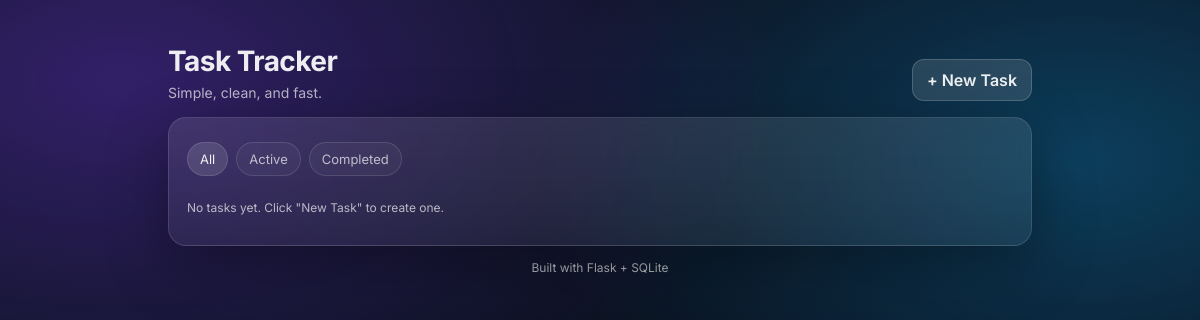
Before: / with the older database file.
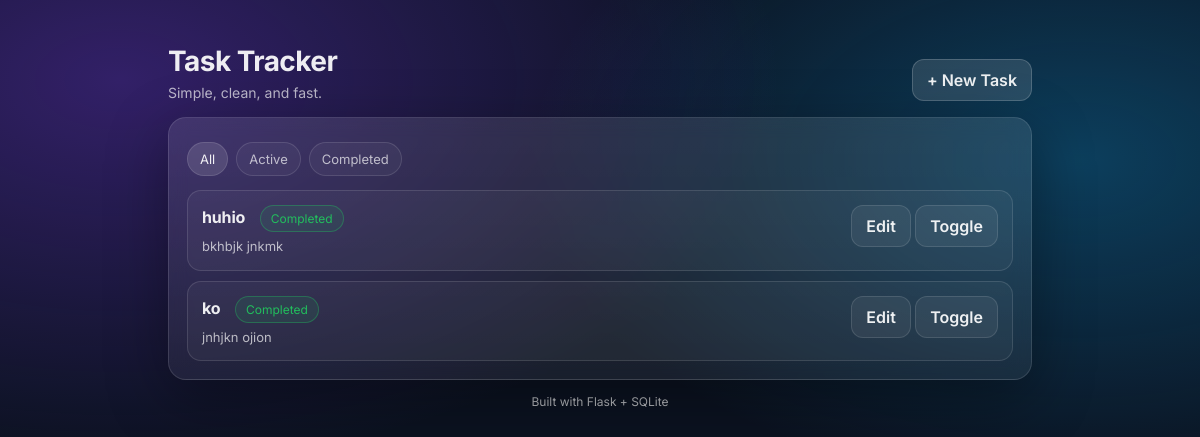
After: the same page with the newer database file.
### tables this page shows
CREATE TABLE tasks (
    id INTEGER PRIMARY KEY AUTOINCREMENT,
    title TEXT NOT NULL,
    notes TEXT,
    created_at TEXT NOT NULL,
    completed_at TEXT
);

### app.py (the view)
@app.route("/")
def index():
    status = request.args.get("status", "all")
    db = get_db()
    if status == "active":
        tasks = db.execute(
            "SELECT * FROM tasks WHERE completed_at IS NULL ORDER BY created_at DESC"
        ).fetchall()
    elif status == "completed":
        tasks = db.execute(
            "SELECT * FROM tasks WHERE completed_at IS NOT NULL ORDER BY created_at DESC"
        ).fetchall()
    else:
        tasks = db.execute(
            "SELECT * FROM tasks ORDER BY created_at DESC"
        ).fetchall()
    db.close()
    return render_template("index.html", tasks=tasks, status=status)

### db.py (called while the page is built)
def get_db():
    conn = sqlite3.connect(DATABASE)
    conn.row_factory = sqlite3.Row
    return conn

### templates/index.html
{% extends "base.html" %}
{% block content %}
<div class="filters">
    <a class="pill {% if status=='all' %}active{% endif %}" href="/?status=all">
        All
    </a>
    <a class="pill {% if status=='active' %}active{% endif %}" href="/?status=active">
        Active
    </a>
    <a class="pill {% if status=='completed' %}active{% endif %}" href="/?status=completed">
        Completed
    </a>
</div>
<ul class="list">
{% for task in tasks %}
    <li class="item">
        <div>
            <div>
                <span class="task-title">{{ task.title }}</span>
                {% if task.completed_at %}
                    <span class="badge done">Completed</span>
                {% else %}
                    <span class="badge">Active</span>
                {% endif %}
            </div>
            {% if task.notes %}
                <div class="task-notes">{{ task.notes }}</div>
            {% endif %}
        </div>
        <div class="actions">
            <a class="btn" href="/edit/{{ task.id }}">Edit</a>
            <a class="btn" href="/toggle/{{ task.id }}">Toggle</a>
        </div>
    </li>
{% endfor %}
</ul>
{% if tasks|length == 0 %}
    <p class="helper">No tasks yet. Click "New Task" to create one.</p>
{% endif %}
{% endblock %}

### templates/base.html (shortened to what this page needs)
<!DOCTYPE html>
<html lang="en">
<head>
    <link rel="stylesheet" href="{{ url_for('static', filename='style.css') }}">
</head>
<body>
<div class="page">
    <header class="topbar">
        <div>
            <h1 class="title">Task Tracker</h1>
            <p class="subtitle">Simple, clean, and fast.</p>
        </div>
        <a class="btn primary" href="/new">+ New Task</a>
    </header>
    <main class="panel">
        {% block content %}{% endblock %}
    </main>
    <footer class="footer">
        Built with Flask + SQLite
    </footer>
</div>
</body>
</html>

### static/style.css (style rules this page uses)
:root { --bg: #0b1220; --card: rgba(255,255,255,0.06); --card2: rgba(255,255,255,0.10); --text: rgba(255,255,255,0.92); --muted: rgba(255,255,255,0.68); --border: rgba(255,255,255,0.12); --shadow: 0 18px 60px rgba(0,0,0,0.35); }
* { box-sizing:border-box; }
html,body { height:100%; }
body { margin:0; font-family: Inter, system-ui, -apple-system, Segoe UI, Arial, sans-serif; color: var(--text); background: radial-gradient(1200px 700px at 10% 10%, rgba(124,58,237,0.35), transparent 55%), radial-gradient(1000px 600px at 90% 20%, rgba(14,165,233,0.30), transparent 55%), radial-gradient(900px 600px at 60% 95%, rgba(34,197,94,0.20), transparent 55%), var(--bg); }
a, a:visited { color: inherit; text-decoration: none; }
.page { max-width: 900px; margin: 44px auto; padding: 0 18px; }
.topbar { display:flex; align-items:flex-end; justify-content:space-between; gap:14px; margin-bottom: 16px; }
.title { margin:0; font-size: 28px; letter-spacing:-0.02em; }
.subtitle { margin:6px 0 0 0; color: var(--muted); font-size: 14px; }
.panel { background: linear-gradient(180deg, var(--card2), var(--card)); border: 1px solid var(--border); border-radius: 18px; padding: 18px; box-shadow: var(--shadow); backdrop-filter: blur(10px); }
.footer { margin-top: 14px; color: var(--muted); font-size: 12px; text-align:center; }
.btn { display:inline-flex; align-items:center; justify-content:center; gap:8px; padding: 10px 14px; border-radius: 12px; border: 1px solid var(--border); font-weight: 600; background: rgba(255,255,255,0.06); transition: all .15s ease; }
.btn.primary { border-color: rgba(255,255,255,0.18); background: rgba(255,255,255,0.12); }
.filters { display:flex; gap:8px; flex-wrap:wrap; margin: 6px 0 14px 0; }
.pill { padding: 8px 12px; border-radius: 999px; border: 1px solid var(--border); font-size: 13px; color: var(--muted); background: rgba(255,255,255,0.04); transition: all .15s ease; }
.pill.active { color: var(--text); background: rgba(255,255,255,0.12); }
.list { list-style:none; padding:0; margin:0; display:flex; flex-direction:column; gap:10px; }
.item { display:flex; align-items:flex-start; justify-content:space-between; gap: 12px; padding: 14px; border-radius: 14px; border: 1px solid var(--border); background: rgba(255,255,255,0.04); transition: all .15s ease; }
.task-title { font-weight: 700; letter-spacing:-0.01em; }
.task-notes { margin-top: 6px; color: var(--muted); font-size: 13px; line-height: 1.35; }
.badge { display:inline-flex; align-items:center; padding: 5px 10px; border-radius: 999px; border: 1px solid var(--border); font-size: 12px; color: var(--muted); margin-left: 10px; }
.badge.done { color: rgba(34,197,94,0.95); border-color: rgba(34,197,94,0.35); background: rgba(34,197,94,0.10); }

Changed rows visible on the page:
added tasks: title "huhio", shows "Completed", notes "bkhbjk jnkmk"
added tasks: title "ko", shows "Completed", notes "jnhjkn ojion"
Other visible differences:
text no longer shown: "No tasks yet. Click \"New Task\" to create one."
